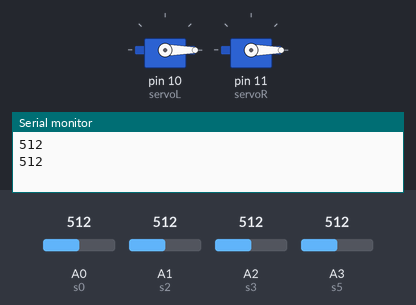
Recording of a sketch running on a simulated Arduino Uno, built with avr-gcc and run on an emulated ATmega328P. Shown: 2 × servo, the last lines printed to the serial monitor. Inputs (shaded band) come from the test bench; at power-on: A1 (s2) = 512, A2 (s3) = 512, A0 (s0) = 512, A3 (s5) = 512.

Above: at 2.0 s.
2.1 s: A1 (s2) set to 490
At 2.6 s:
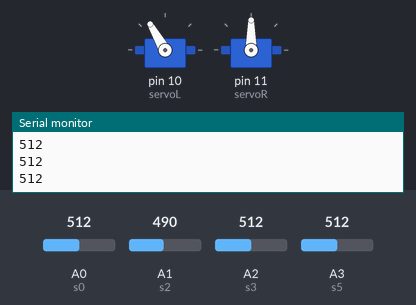
3.8 s: A1 (s2) set to 510
At 4.4 s:
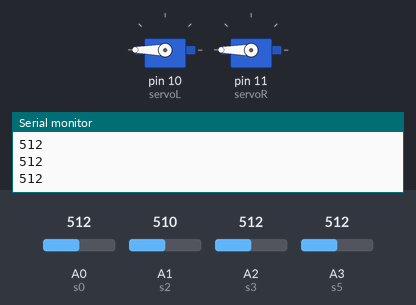
6.8 s: A2 (s3) set to 490
At 7.7 s:
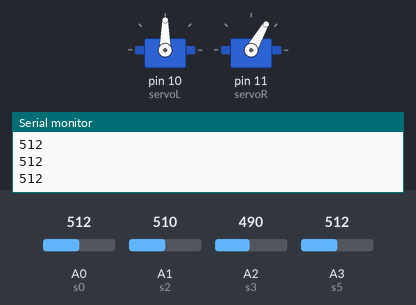
8.3 s: A2 (s3) set to 510
At 8.35 s:
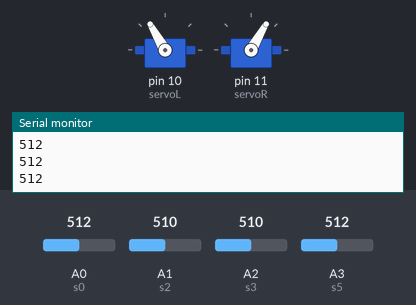
11.3 s: A2 (s3) set to 306
At 12.3 s:
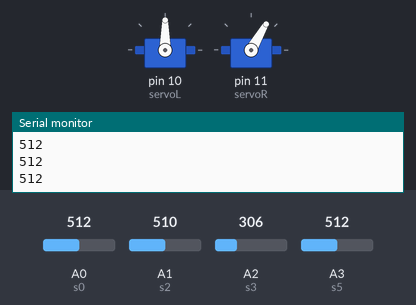
Timing chart, 0 to 13.8 s (numbered marks = the images above; inputs shaded):
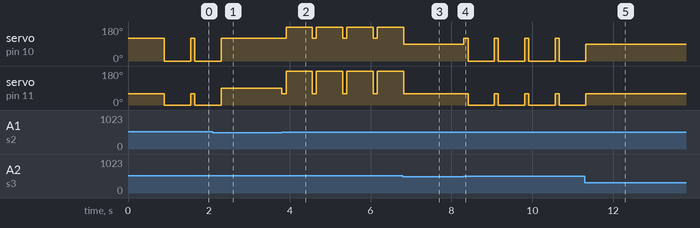

Measured:
- after the input at 2.1 s, servo on pin 10 (servoL): goes on until 2.3 s, then stays 120°
- after the input at 3.8 s, servo on pin 10 (servoL): alternates 180° for 0.65 s and 120° for 0.10 s, starting after 0.11 s; servo on pin 11 (servoR): alternates 180° for 0.65 s and 60° for 0.10 s, starting at once
- after the input at 6.8 s, servo on pin 11 (servoR): goes on until 6.8 s, then stays 60°
- after the input at 8.3 s, servo on pin 10 (servoL): alternates 120° for 0.10 s and 0° for 0.65 s, starting at once; servo on pin 11 (servoR): alternates 60° for 0.10 s and 0° for 0.65 s, starting after 0.11 s
- after the input at 11.3 s, servo on pin 11 (servoR): goes on until 11.3 s, then stays 60°

The sketch:

eight_4_second.ino
```cpp
#include <Servo.h>

// motors
Servo servoL;
Servo servoR;

// inputs for sensors
int s0 = A0;
int s2 = A1;
int s3 = A2;
int s5 = A3;

int val0 ;
int val2 ;
int val3 ;
int val5 ;

int thres = 500;
int count = 0;

void setup(){
  count = 0;
  Serial.begin(9600);
  servoL.attach(10);
  servoR.attach(11);
  servoL.write(120);
  servoR.write(60);
  delay(800);
}

// move forward
void goForward(){
  servoL.write(120);
  servoR.write(60);
}

// left turn 90 degrees
void turnLeft(){
  servoL.write(120);
  servoR.write(60);

  delay(100);
  stay();
  servoL.write(0);
  servoR.write(0);

  delay(650);

  servoL.write(90);
  servoR.write(90);
}

// right turn 90 degrees
void turnRight(){
  servoL.write(120);
  servoR.write(60);
  delay(100);
  stay();
  servoL.write(180);
  servoR.write(180);

  delay(650);

  servoL.write(90);
  servoR.write(90);
}

// stop
void stay(){
  servoL.write(90);
  servoR.write(90);


}

// follow the black line
void followLine(){
  // take the sensor reading
  val0 = analogRead(s0);
  val2 = analogRead(s2);
  val3 = analogRead(s3);
  val5 = analogRead(s5);

  // if both sensors are on Black
  if ((val2>500)&&(val3>500)){
    // move forward
    goForward();
  }

  // if s3 is on White
  else if ((val3<500 && val2>500)){
    // turn Right
    servoL.write(90);
    servoR.write(60);
  }

  // if s2 is on White
  else if((val2<500 && val3>500)){
    // turn Left
    servoL.write(120);
    servoR.write(90);
  }

  else{
    // stop
    stay();
  }

}

// make the number 8
void turn_eight(int count) {
  val0 = analogRead(s0);
  val2 = analogRead(s2);
  val3 = analogRead(s3);
  val5 = analogRead(s5);
  if((count%8 >=2) && (count%8 <=5)) {
    turnRight();
    val0 = analogRead(s0);
    val2 = analogRead(s2);
    val3 = analogRead(s3);
    val5 = analogRead(s5);

  }
  else {
    turnLeft();
    val0 = analogRead(s0);
    val2 = analogRead(s2);
    val3 = analogRead(s3);
    val5 = analogRead(s5);
  }
}


void loop(){
  val0 = analogRead(s0);
  val2 = analogRead(s2);
  val3 = analogRead(s3);
  val5 = analogRead(s5);

  Serial.println(val0);

  // at a crosssection
  if ((val0>thres)&&(val2>thres)&&(val3>thres)&&(val5>thres)){
  stay();
  turn_eight(count);
  count = count +1;
  }

  // otherwise
  else{
  followLine();
  }
}
```
